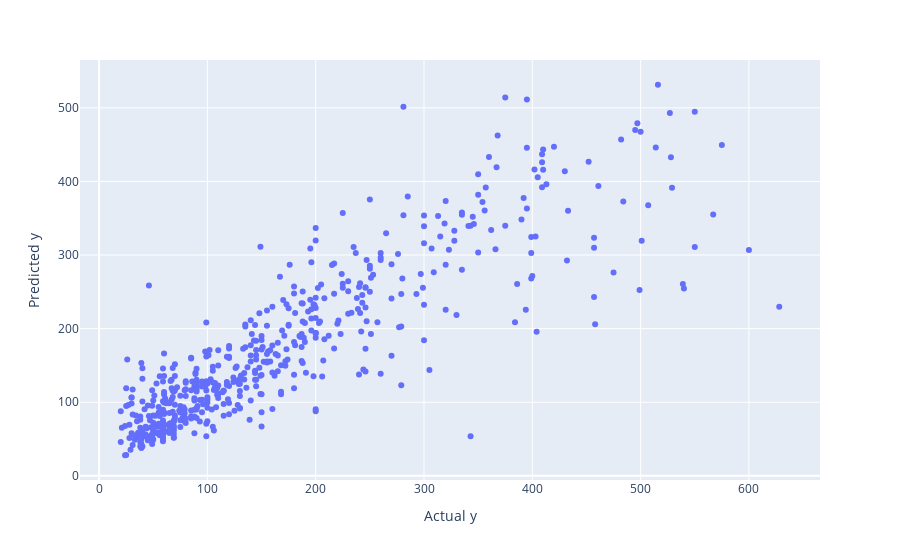

Here is the notebook cell this chart was saved with:
### Markdown cell above
For XGBoost Regression, with parameters tuned, it is the best model, with R^2 score of 0.8 and RMSE score of 56.

### Code cell
plot(y_test, y_pred)

### Figure 1 — Plotly figure (JSON) as saved in the notebook; plotly's stock layout.template omitted (floating-point values rounded to 4 significant figures; data arrays with more than 128 entries replaced by an {"elided": "..."} marker saying what was removed)
{"data": [{"hovertemplate": "Actual y=%{x}<br>Predicted y=%{y}<extra></extra>", "legendgroup": "", "marker": {"color": "#636efa", "symbol": "circle"}, "mode": "markers", "name": "", "orientation": "v", "showlegend": false, "type": "scatter", "x": {"elided": "555 int values"}, "xaxis": "x", "y": {"elided": "555 float values"}, "yaxis": "y"}], "layout": {"legend": {"tracegroupgap": 0}, "margin": {"t": 60}, "xaxis": {"anchor": "y", "domain": [0, 1], "title": {"text": "Actual y"}}, "yaxis": {"anchor": "x", "domain": [0, 1], "title": {"text": "Predicted y"}}}}
